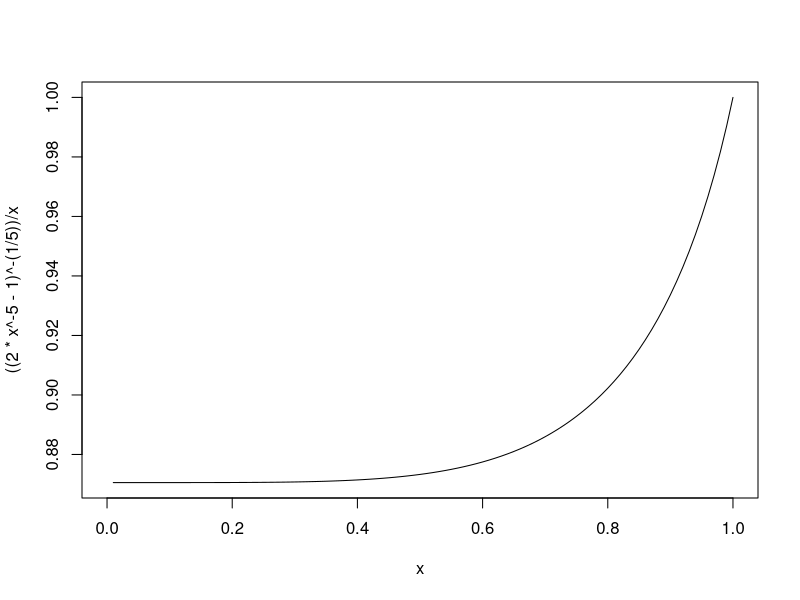

Here is the R script that generated this plot:
# Code R presente lors du 16 novembre 2017
# Christopher Blier-Wong
# ACT-3000 Theorie du risque

# Plan du depannage -------------------------------------------------------

# Mesures de risque et copules
# Exercices traditionnels
# Anciennes questions d'examen

# Mesures de risque et copules --------------------------------------------

# Cette section montre les solutions des exercices de la section 10.5 du 
# document d'exercice, déposé sur le site du cours le 16 novembre 2017. 

library(pracma)

# 10.5.1

sapply(c(10**-3, 10**-6), function(kap) ((2 * kap ** -5 - 1) ** -(1 / 5)) / kap)
curve(((2 * x ** -5 - 1) ** -(1 / 5)) / x)
sapply(c(10 ** -3, 10 ** -6), function(kap) (2 * kap - 1 + (2 * (1 - kap) ** -5 - 1) ** -(1 / 5)) / kap)

sapply(c(1 - 10 ** -3, 1 - 10 ** -6), function(kap) (2 * kap - 1 + ((2 * (1 - kap) ** -5 - 1) ** -(1 / 5))) / kap)
# Dépendance très positive aux extrèmes.

sapply(c(1 - 10 ** -3, 1 - 10 ** -3), function(kap) ((2 * (1 - kap) ** -5 - 1) ** -(1 / 5)) / (1 - kap))

# (c) ii

alpha <- 5

C.clayton <- function(u, v) (u ** (-alpha) + v ** (-alpha) - 1) ** (-1 / alpha)
C.clayton.bar <- function(u, v) u + v - 1 + C.clayton(1 - u, 1 - v)

# U_1, U_2

Fu1u2 <- function(u, v) C.clayton(u, v)
Fu1u2.bar <- function(u, v) 1 - u - v + Fu1u2(u, v)
Eu1u2 <- quad2d(Fu1u2.bar, 0, 1, 0, 1)
covu1u2 <- Eu1u2 - 0.5 ** 2
covu1u2 / sqrt(1 / 12 * 1 / 12)

# U_1', U_2'

Fu1u2 <- function(u, v) C.clayton.bar(u, v)
Fu1u2.bar <- function(u, v) 1 - u - v + Fu1u2(u, v)
Eu1u2 <- quad2d(Fu1u2.bar, 0, 1, 0, 1)
covu1u2 <- Eu1u2 - 0.5 ** 2
covu1u2 / sqrt(1 / 12 * 1 / 12)

# (c) iii

EX <- 1
VX <- 4

F1 <- function(x) pgamma(x, 1/4, 1/4)
F2 <- function(x) pgamma(x, 1/4, 1/4)

Fx1x2 <- function(x, y) C.clayton(F1(x), F2(y))
Fx1x2.bar <- function(x, y) 1 - F1(x) - F2(y) + Fx1x2(x, y)
Ex1x2 <- quad2d(Fx1x2.bar, 0, 100, 0, 100)
covx1x2 <- Ex1x2 - EX ** 2
covx1x2 / sqrt(VX ** 2)

Fx1x2 <- function(x, y) C.clayton.bar(F1(x), F2(y))
Fx1x2.bar <- function(x, y) 1 - F1(x) - F2(y) + Fx1x2(x, y)
Ex1x2 <- quad2d(Fx1x2.bar, 0, 100, 0, 100)
covx1x2 <- Ex1x2 - EX ** 2
covx1x2 / sqrt(VX ** 2)

# (c) iv

nsim <- 1000000

vV <- matrix(runif(nsim * 3), nsim, 3, byrow = T)
vTheta <- qgamma(vV[, 1], 1 / alpha, 1)
vY <- sapply(1:2, function(t) qexp(vV[, t + 1], vTheta))
vU <- (1 + vY) ** (-1 / alpha)

(mean(vU[, 1] * vU[, 2]) - prod(colMeans(vU))) / sqrt( var(vU[, 1]) * var(vU[, 2]) )

# (c) v

vU.prime <- 1 - vU
(mean(vU.prime[, 1] * vU.prime[, 2]) - prod(colMeans(vU.prime))) / sqrt( var(vU.prime[, 1]) * var(vU.prime[, 2]) )

# (c) vi

X1X2 <- qgamma(vU, 1 / 4, 1 / 4)
X1X2.prime <- qgamma(vU.prime, 1 / 4, 1 / 4)

# (c) vii

S <- rowSums(X1X2)
S.prime <- rowSums(X1X2.prime)

# (c) viii

(VaRS <- sapply(c(0.9, 0.99, 0.999, 0.9999), function(t) sort(S)[t * nsim]))
(VaRS.prime <- sapply(c(0.9, 0.99, 0.999, 0.9999), function(t) sort(S.prime)[t * nsim]))

(TVaRS <- sapply(VaRS, function(t) mean(S[S > t])))
(TVaRS <- sapply(VaRS.prime, function(t) mean(S.prime[S.prime > t])))

# Effectuer les calculs suivants pour les deux hypothèses et pour alpha tel que rhoP = 0.5

F1 <- function(x) pgamma(x, 1/4, 1/4)
F2 <- function(x) pgamma(x, 1/4, 1/4)

rhox1x2 <- function(alpha){
  C.clayton <- function(u, v) (u ** (-alpha) + v ** (-alpha) - 1) ** (-1 / alpha)
  Fx1x2 <- function(x, y) C.clayton(F1(x), F2(y))
  Fx1x2.bar <- function(x, y) 1 - F1(x) - F2(y) + Fx1x2(x, y)
  Ex1x2 <- quad2d(Fx1x2.bar, 0, 100, 0, 100)
  covx1x2 <- Ex1x2 - EX ** 2
  covx1x2 / sqrt(VX ** 2)
}

TrouverAlpha <- function(rho){
  optimize(function(x) abs(rhox1x2(x) - rho), c(0, 10))$minimum
}

TrouverAlpha(0.5)

rhox1x2 <- function(alpha){
  C.clayton <- function(u, v) (u ** (-alpha) + v ** (-alpha) - 1) ** (-1 / alpha)
  C.clayton.bar <- function(u, v) u + v - 1 + C.clayton(1 - u, 1 - v)
  Fx1x2 <- function(x, y) C.clayton.bar(F1(x), F2(y))
  Fx1x2.bar <- function(x, y) 1 - F1(x) - F2(y) + Fx1x2(x, y)
  Ex1x2 <- quad2d(Fx1x2.bar, 0, 100, 0, 100)
  covx1x2 <- Ex1x2 - EX ** 2
  covx1x2 / sqrt(VX ** 2)
}

TrouverAlpha <- function(rho){
  optimize(function(x) abs(rhox1x2(x) - rho), c(0, 10))$minimum
}

TrouverAlpha(0.5)






